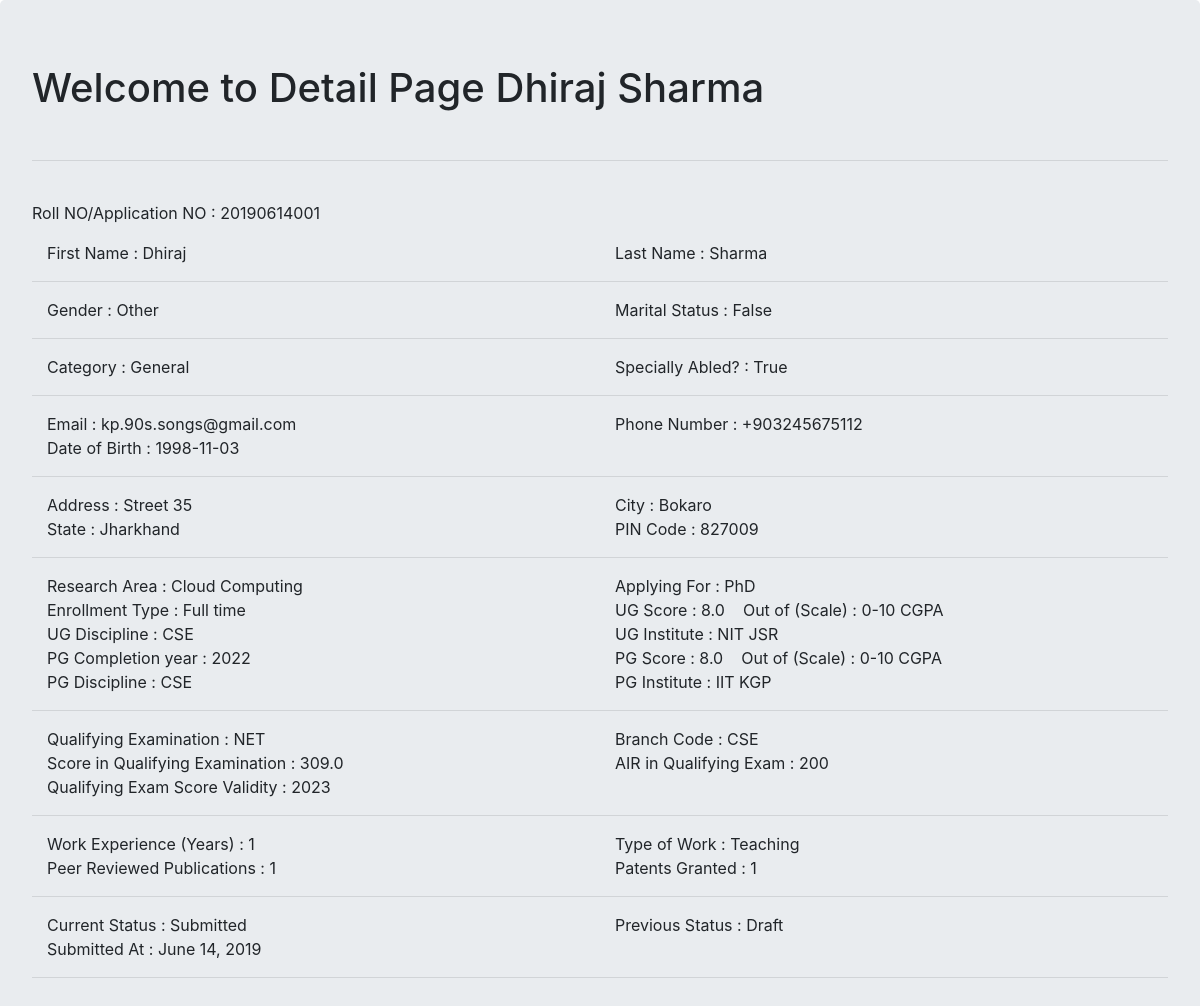
/phdfellows/application_detail/6/ (signed in), run on the app's committed database.
### phdfellows/models.py (models this page shows, shortened)
class Application(models.Model):
    user = models.ForeignKey(User,on_delete=models.DO_NOTHING)
    category_choices = [
        ('','Select'),
        ('SC','SC'),
        ('OBC','OBC'),
        ('ST','ST'),
        ('EWS','EWS'),
        ('General','General'),
    ]
    category = models.CharField(choices=category_choices, default='Select',max_length=10)
    having_disability = models.BooleanField("Disabled",default=False)
    research_area_choices = [
        ('','Select'),
        ('Machine Learning','Machine Learning'),
        ('Cloud Computing','Cloud Computing'),
        ('Airtifial Intelligence','Airtifial Intelligence'),
        ('Software Development','Software Development'),
        ('Cryptography','Cryptography'),
    ]
    research_area = models.CharField(default='Select',choices=research_area_choices,max_length=50)
    applying_for_list = [
        ('','Select'),
        ('PhD','PhD'),
        ('MS','MS'),
    ]
    applying_for = models.CharField(choices=applying_for_list,default='Select',max_length=5)
    enrollment_type_list = [
        ('','Select'),
        ('Full time','Full time'),
        ('Part time','Part time'),
    ]
    enrollment_type = models.CharField(default='Select',choices=enrollment_type_list,max_length=50)
    first_name = models.CharField(max_length=200)
    last_name = models.CharField(max_length=200)
    email = models.EmailField(max_length=200)
    date_of_birth = models.CharField("Date of Birth",null=True,max_length=10)
    married = models.BooleanField(default=False)
    gender_list = [
        ('','Select'),
        ('Male','Male'),
        ('Female','Female'),
        ('Other','Other'),
    ]
    gender = models.CharField(default='Select',choices=gender_list,max_length=20)
    phone_no = models.CharField("Phone Number(With Country Code)",max_length=13)
    address = models.TextField()
    state = models.CharField(max_length=40)
    city = models.CharField(max_length=50)
    pin_code = models.CharField(validators=[RegexValidator(regex='^.{6}$',message='Length has to be 6', code='nomatch')],max_length=6)
    score_in_ug = models.FloatField("Score in UG",default=None ,null=True)
    scale_score_list = [
        ('','Select'),
        ('0-5 CGPA','0-5 CGPA',),
        ('0-10 CGPA','0-10 CGPA',),
        ('0-100%','0-100%',),
    ]
    scale_of_score_ug = models.CharField("Scale of Score",default='Select',choices=scale_score_list,max_length=20)
    ug_discipline_list = [
        ('','Select'),
        ('CSE','CSE'),
        ('EE','EE'),
        ('ME','ME'),
        ('ECE','ECE'),
        ('CE','CE'),
    ]
    ug_discipline = models.CharField("UG Discipline",default='Select',choices=ug_discipline_list,max_length=20)
    ug_college_or_university = models.CharField('UG College/University',max_length=200)
    pg_passed_or_expected_to_pass_in_year = models.IntegerField("PG Passed Year or Expected to Pass in Year",validators=[RegexValidator(regex='^.{4}$',message='Length has to be 4',code='nomatch')],default=None ,null=True)
    score_in_pg = models.FloatField("Score in PG", default=None ,null=True)
    scale_of_score_pg = models.CharField("Scale of Score",default='Select',choices=scale_score_list, max_length=20)
    pg_discipline = models.CharField("PG Discipline",default='Select',choices=ug_discipline_list,max_length=50)
    pg_college_or_university = models.CharField('PG College/University', max_length=200)
    qualifying_examination_list = [
        ('','Select'),
        ("GATE","GATE"),
        ("NET","NET"),
    ]
    qualifying_examination = models.CharField(default='Select',choices=qualifying_examination_list,max_length=20)
    branch_code_for_qualifying_exam = models.CharField(default='Select',choices=ug_discipline_list, max_length=10)
    qualifying_exam_score_valid_upto = models.IntegerField(validators=[RegexValidator(regex='^.{4}$',message='Length has to be 4', code='nomatch')],default=None ,null=True)
    all_india_rank_in_qualifying_exam = models.IntegerField("All India rank in Qualifying Exam",default=None ,null=True)
    score_in_qualifying_exam = models.FloatField(default=None ,null=True)
    work_experience_in_year = models.CharField("Work Experpience(in years)",max_length=3)
    type_of_work_list = [
        ('','Select'),
        ('Teaching','Teaching'),
        ('IT Industry','IT Industry'),
        ('Research Organisation','Research Organisation'),
        ('Other','Other'),
    ]
    type_of_work = models.CharField(default='Select',choices=type_of_work_list,max_length=50)
    no_of_peer_reviewed_publications = models.IntegerField(default=None ,null=True)
    no_of_patents_granted = models.IntegerField(default=None ,null=True)
    guide_preference_1 = models.CharField(max_length=200)
    guide_preference_2 = models.CharField(max_length=200)
    guide_preference_3 = models.CharField(max_length=200)
    status_list = [
        ('Draft','Draft'),
        ('Submitted','Submitted'),
        ('Shortlisted for Test','Shortlisted for Test'),
        ('Shortlisted for Interview','Shortlisted for Interview'),
        ('Selected','Selected'),
        ('Rejected','Rejected'),
    ]
    current_status = models.CharField(default='Draft',choices=status_list,max_length=30)
    previous_status = models.CharField(max_length=30)
    submitted_at = models.DateField(auto_now=True)
    application_no = models.IntegerField(unique=True,default=None ,null=True)

### phdfellows/views.py (the view)
# urls.py: url(r'application_detail/(?P<pk>\d+)/$',views.ApplicationDetailView.as_view(),name = 'application_detail'),
class ApplicationDetailView(LoginRequiredMixin,DetailView):
    context_object_name = 'application_detail'
    model = Application
    template_name = 'phdfellows/application_detail.html'

### phdfellows/templates/phdfellows/application_detail.html
{% extends 'base.html' %}
{% load bootstrap4 %}
{% block body %}
  <div class="jumbotron">
    <h1>Welcome to Detail Page {{ application_detail.first_name}} {{application_detail.last_name }} </h1><br>
    <hr><br>
    <p>Roll NO/Application NO : {{application_detail.application_no}}</p>
    <div class="container"><div class="row">
    <div class="col-md-6">First Name : {{application_detail.first_name}}</div>
	<div class="col-md-6">Last Name : {{application_detail.last_name}}</div>
	</div></div>
	<hr>
	<div class="container"><div class="row">
    <div class="col-md-6">Gender : {{application_detail.gender}}</div>
    <div class="col-md-6">Marital Status : {{application_detail.married}}</div>
	</div></div>
	<hr>
	<div class="container"><div class="row">
    <div class="col-md-6">Category : {{application_detail.category}}</div>
    <div class="col-md-6">Specially Abled? : {{application_detail.having_disability}}</div>
	</div></div>
	<hr>
	<div class="container"><div class="row">
    <div class="col-md-6">Email : {{application_detail.email}}</div>
    <div class="col-md-6">Phone Number : {{application_detail.phone_no}}</div>
	</div></div>
    <div class="container"><div class="row">
    <div class="col-md-6">Date of Birth : {{application_detail.date_of_birth}}</div>
	</div></div>
	<hr>
    <div class="container"><div class="row">
    <div class="col-md-6">Address : {{application_detail.address}}</div>
    <div class="col-md-6">City : {{application_detail.city}}</div>
    </div></div>
    <div class="container"><div class="row">
    <div class="col-md-6">State : {{application_detail.state}}</div>
    <div class="col-md-6">PIN Code : {{application_detail.pin_code}}</div>
	</div></div>
	<hr>
	<div class="container"><div class="row">
    <div class="col-md-6">Research Area : {{application_detail.research_area}}</div>
    <div class="col-md-6">Applying For : {{application_detail.applying_for}}</div>
	</div></div>
	<div class="container"><div class="row">
	<div class="col-md-6">Enrollment Type : {{application_detail.enrollment_type}}</div>
    <div class="col-md-6">UG Score : {{application_detail.score_in_ug}} &nbsp;&nbsp; Out of (Scale) : {{application_detail.scale_of_score_ug}}</div>
	</div></div>
	<div class="container"><div class="row">
	<div class="col-md-6">UG Discipline : {{application_detail.ug_discipline}}</div>
    <div class="col-md-6">UG Institute : {{application_detail.ug_college_or_university}}</div>
    </div></div>
	<div class="container"><div class="row">
    <div class="col-md-6">PG Completion year : {{application_detail.pg_passed_or_expected_to_pass_in_year}} </div>
    <div class="col-md-6">PG Score : {{application_detail.score_in_pg}} &nbsp;&nbsp; Out of (Scale) : {{application_detail.scale_of_score_pg}}</div>
	</div></div>
	<div class="container"><div class="row">
	<div class="col-md-6">PG Discipline : {{application_detail.pg_discipline}}</div>
    <div class="col-md-6">PG Institute : {{application_detail.pg_college_or_university}}</div>
	</div></div>
	<hr>
    <div class="container"><div class="row">
    <div class="col-md-6">Qualifying Examination : {{application_detail.qualifying_examination}}</div>
    <div class="col-md-6">Branch Code : {{application_detail.branch_code_for_qualifying_exam}}</div>
    </div></div>
    <div class="container"><div class="row">
    <div class="col-md-6">Score in Qualifying Examination : {{application_detail.score_in_qualifying_exam}}</div>
    <div class="col-md-6">AIR in Qualifying Exam : {{application_detail.all_india_rank_in_qualifying_exam}}</div>
    </div></div>
    <div class="container"><div class="row">
    <div class="col-md-6">Qualifying Exam Score Validity : {{application_detail.qualifying_exam_score_valid_upto}}</div>
	</div></div>
	<hr>
	<div class="container"><div class="row">
    <div class="col-md-6">Work Experience (Years) : {{application_detail.work_experience_in_year}}</div>
    <div class="col-md-6">Type of Work : {{application_detail.type_of_work}}</div>
    </div></div>
    <div class="container"><div class="row">
    <div class="col-md-6">Peer Reviewed Publications : {{application_detail.no_of_peer_reviewed_publications}}</div>
    <div class="col-md-6">Patents Granted : {{application_detail.no_of_patents_granted}}</div>
	</div></div>
	<hr>
	<div class="container"><div class="row">
    <div class="col-md-6">Current Status : {{application_detail.current_status}}</div>
    <div class="col-md-6">Previous Status : {{application_detail.previous_status}}</div>
    </div></div>
    <div class="container"><div class="row">
    <div class="col-md-6">Submitted At : {{application_detail.submitted_at}}</div>
	</div></div>
	<hr>
  </div>
{% endblock %}

### data on the page
Application: first_name "Dhiraj", last_name "Sharma", application_no "20190614001", gender "Other", married "False", category "General", having_disability "True", email "kp.90s.songs@gmail.com", phone_no "+903245675112", date_of_birth "1998-11-03", address "Street 35", city "Bokaro", state "Jharkhand", pin_code "827009", research_area "Cloud Computing", applying_for "PhD", enrollment_type "Full time", score_in_ug "8.0", scale_of_score_ug "0-10 CGPA", ug_discipline "CSE", ug_college_or_university "NIT JSR", pg_passed_or_expected_to_pass_in_year "2022", score_in_pg "8.0", scale_of_score_pg "0-10 CGPA", pg_discipline "CSE", pg_college_or_university "IIT KGP", qualifying_examination "NET", branch_code_for_qualifying_exam "CSE", score_in_qualifying_exam "309.0", all_india_rank_in_qualifying_exam "200", qualifying_exam_score_valid_upto "2023", work_experience_in_year "1", type_of_work "Teaching", no_of_peer_reviewed_publications "1", no_of_patents_granted "1", current_status "Submitted", previous_status "Draft", submitted_at "June 14, 2019"
